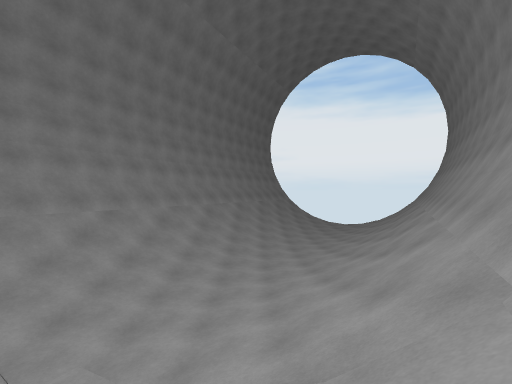
View 1 (above)

16 first-person views from a walk through a scene from a Unity 3-D project. The camera is 1.4 m above the floor, looks level and sees 90° across. The floor is counted in squares, 2 m on a side. Each view is taken from the middle of a square. On the plan, view 1 faces up. The plan holds only what a view shows up to about 9 squares ahead; the rest is blank. The place goes on beyond the plan.

View 2
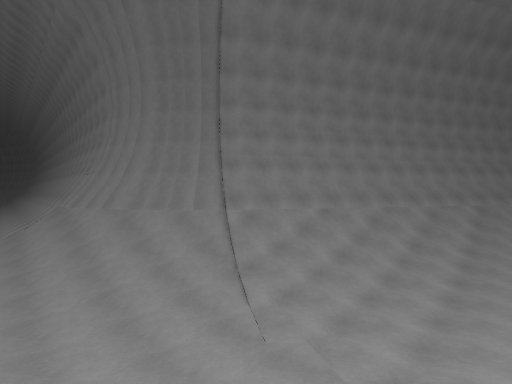

View 3
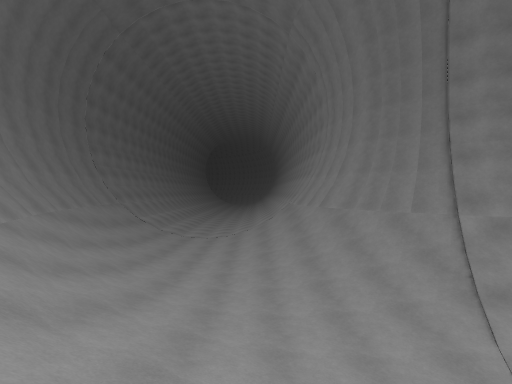

View 4
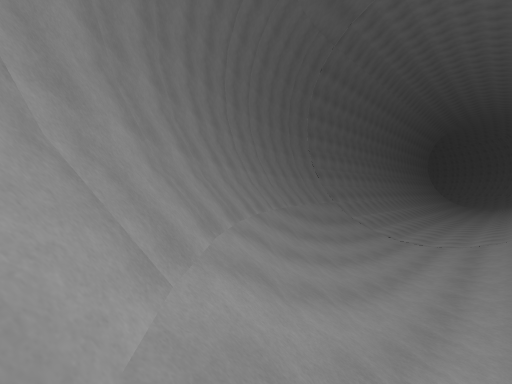

View 5
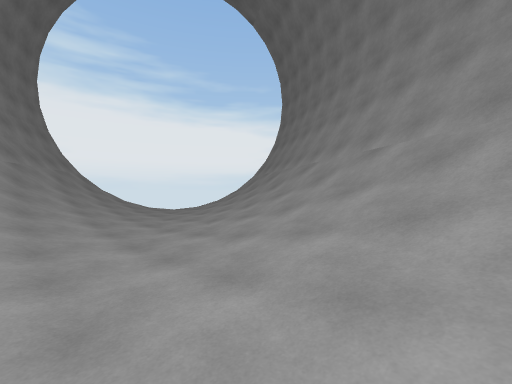

View 6
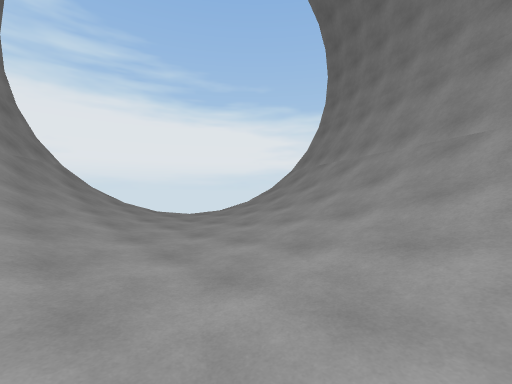

View 7
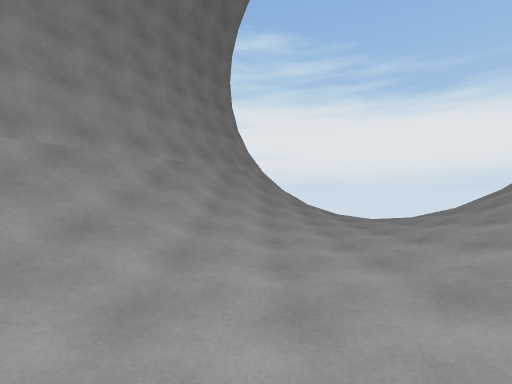

View 8
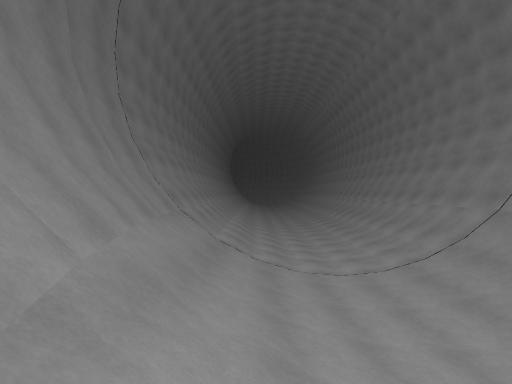

View 9
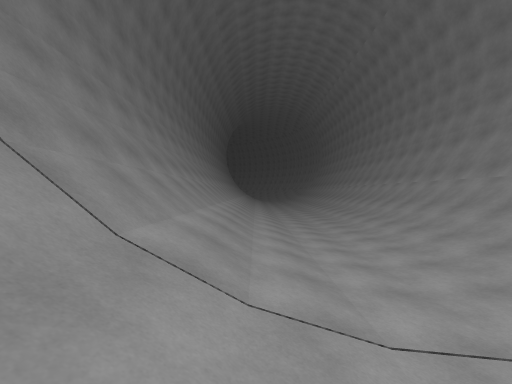

View 10
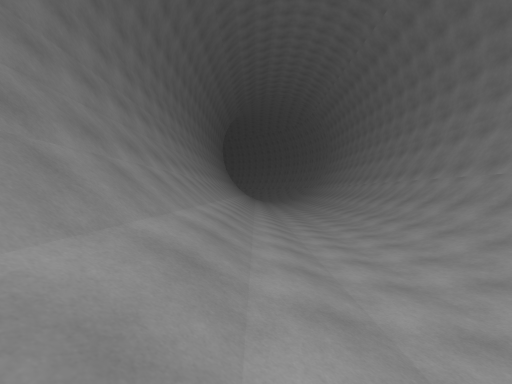

View 11
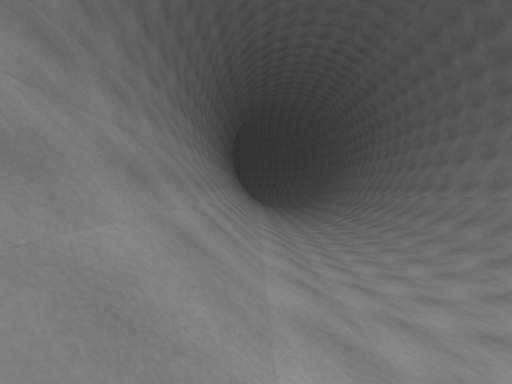

View 12
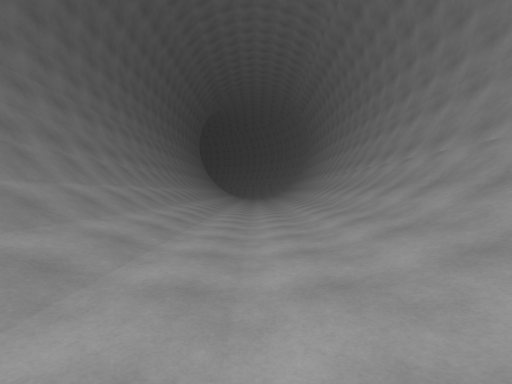

View 13
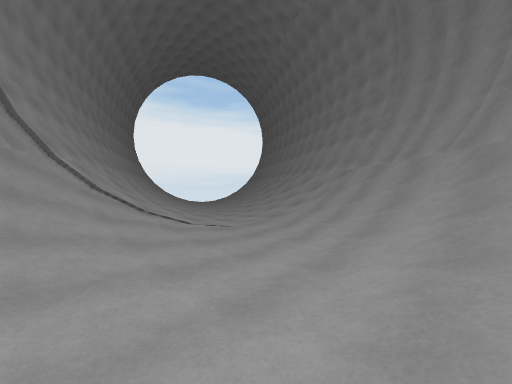

View 14
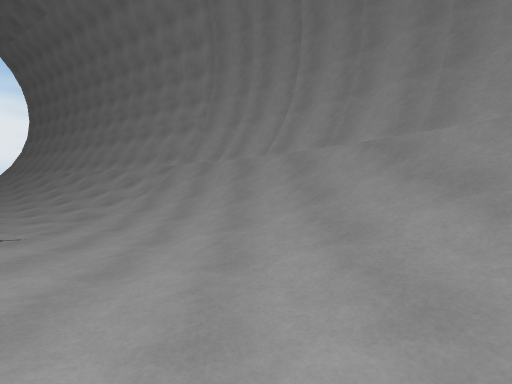

View 15
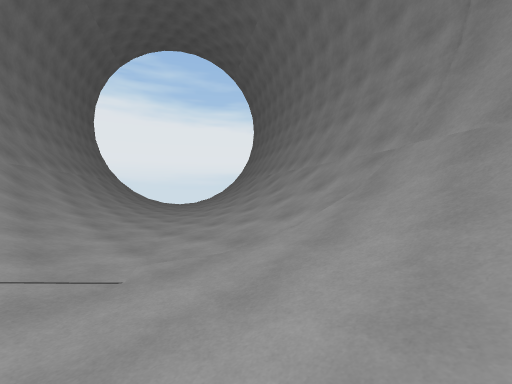

View 16
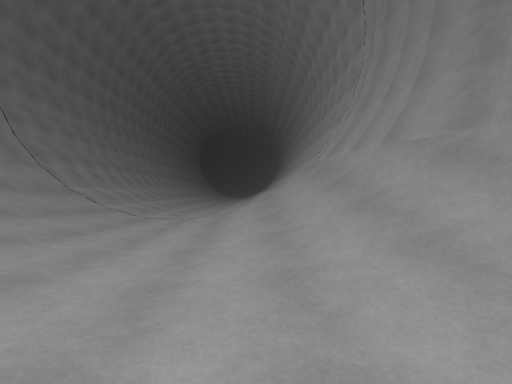

### Floor plan
Key: @ floor where view 1 was taken; # wall or solid block; x gap in a wall; . main floor; - floor 0.25 m lower than the main floor; / step, stairs or slope.
Columns run from 22 left of view 1 to 8 right of it. Each row starts with its distance up from view 1.
 17                        #x
 16                        #///
 15                       ##//.-
 14                      ##///--//
 13                      ##//.-.//#
 12                     ##///-.///#
 11                     #///.-.//##
 10                    ##//.-.///#
  9                    #///.-///##
  8                   ##//.-.///#
  7                  ##///--///##
  6                  #///.-.//##
  5                 ##///-.///##
  4                ##///.-.//##
  3              ###///.-.///#
  2 ###############////--///##
  1 //////////////////--///##
  0 ////////////////.--.//@##
 -1 ...............--.////##
 -2 ---------------..////##
 -3 ..............//////##
 -4 //////////////////###
 -5 ////////////////###
 -6 #################

Positions as (right, up) in squares from view 1, and headings:
1: (0, 0), facing up
2: (0, 0), facing up-left
3: (0, 0), facing left
4: (0, 0), facing down-left
5: (0, 5), facing up-right
6: (1, 8), facing up-right
7: (2, 8), facing up
8: (-5, -4), facing left
9: (-9, -4), facing left
10: (-12, -4), facing left
11: (-13, -5), facing left
12: (-13, -2), facing left
13: (-6, -2), facing up-right
14: (-6, -1), facing right
15: (-3, 0), facing up-right
16: (-4, 0), facing left
